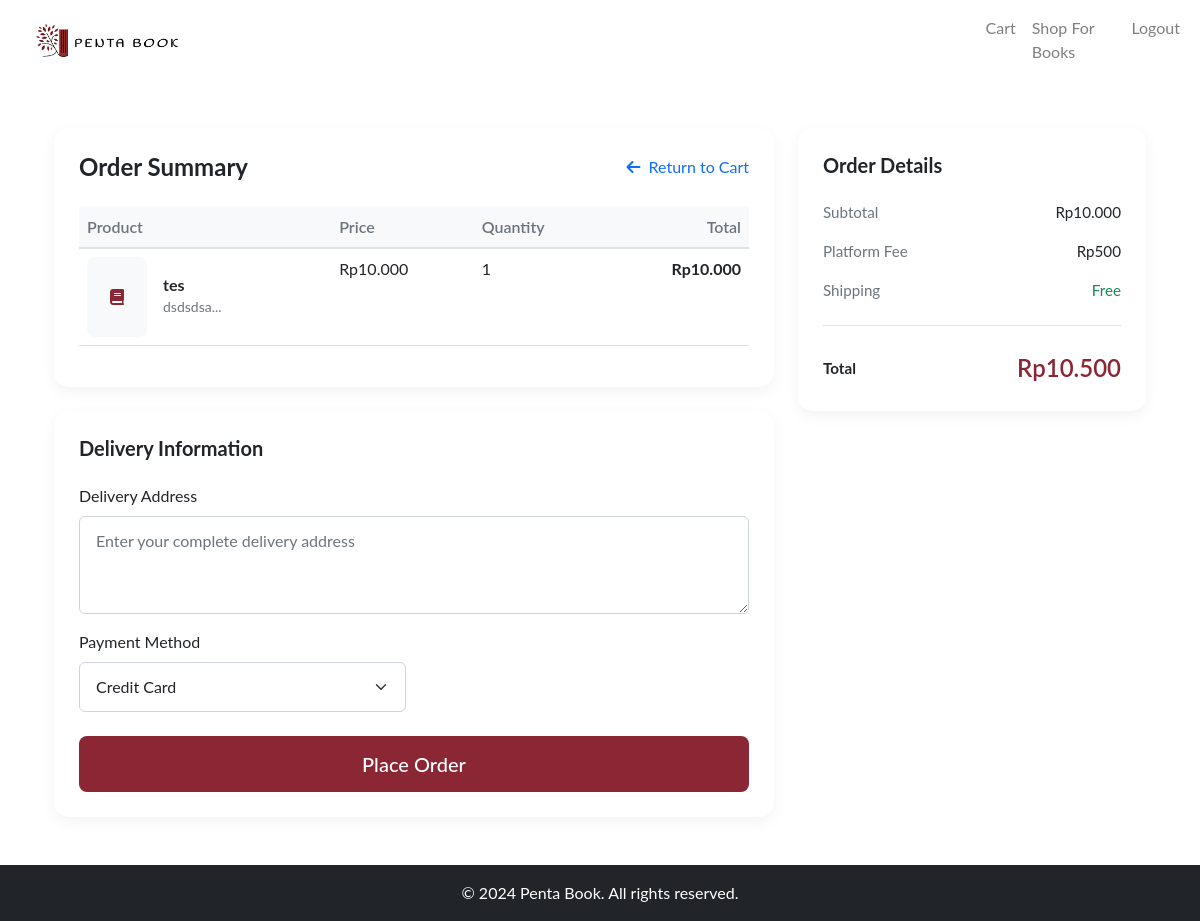
The page /checkout (signed in) on the database its author committed.
### tables this page shows
CREATE TABLE cartitems (
    cart_item_id INTEGER PRIMARY KEY AUTOINCREMENT,
    cart_id INTEGER,
    book_id INTEGER,
    quantity INTEGER NOT NULL,
    FOREIGN KEY (cart_id) REFERENCES cart (cart_id),
    FOREIGN KEY (book_id) REFERENCES books (book_id)
);

CREATE TABLE "books"
(
    book_id     INTEGER
        primary key autoincrement,
    category_id integer
        references categories,
    shop_id     integer
        references shop,
    book_name   TEXT,
    isbn        integer,
    author      TEXT,
    desc        TEXT,
    price       REAL,
    stock       integer,
    img_url     TEXT
);

### app.py (the view, shortened to what this page needs)
@app.route('/checkout', methods=['GET', 'POST'])
def checkout():
    if 'user_id' not in session:
        flash('You need to be logged in to checkout.', 'warning')
        return redirect(url_for('login'))
    try:
        db = get_db()
        user_id = session['user_id']
        cur = db.execute('''
            SELECT b.book_name, b.desc, b.price, c.quantity, b.book_id, sh.shop_id, b.price as individual_price,
                            (c.quantity * b.price) as total_price, sh.shop_email, sh.shop_name, sh.owner_name,
                            c.cart_id
            FROM cartitems c
            JOIN books b ON c.book_id = b.book_id
            JOIN shop sh ON sh.shop_id = b.shop_id
            WHERE c.cart_id = (SELECT cart_id FROM cart WHERE buyer_id = ? AND status = ?)
        ''', (user_id, 'open'))
        cart_items = cur.fetchall()
        if not cart_items:
            flash('Your cart is empty.', 'warning')
            return redirect(url_for('index'))
        cur = db.execute('SELECT method_id, method_name FROM paymentmethods')
        payment_methods = cur.fetchall()
        total = sum(item['price'] * item['quantity'] for item in cart_items)
        platform_fee = total * 0.05
        total_with_fee = total + platform_fee
        return render_template('customer/checkout.html', cart=cart_items, total=total, platform_fee=platform_fee,
                               total_with_fee=total_with_fee, payment_methods=payment_methods,
                               format_currency=format_currency)
    except sqlite3.Error as e:
        app.logger.error('Database error occurred: %s', e)
        flash('An error occurred while processing your request. Please try again.', 'danger')
    except Exception as e:
        app.logger.error('Error occurred: %s', e)
        flash('An unexpected error occurred. Please try again.', 'danger')
    return redirect(url_for('index'))

### app.py (called while the page is built)
def get_db():
    if 'db' not in g:
        g.db = sqlite3.connect(app.config['DATABASE'])
        g.db.row_factory = sqlite3.Row
    return g.db

def format_currency(value):
    if value is None:
        return "Rp0"  # Atau format default lainnya
    return f'Rp{value:,.0f}'.replace(',', '.')

### templates/customer/checkout.html (shortened to what this page needs)
{% extends "customer/base.html" %}
{% block content %}
<div class="container py-4">
    <div class="row">
        <div class="col-lg-8">
            <div class="checkout-card mb-4">
                <div class="d-flex justify-content-between align-items-center mb-4">
                    <h4 class="m-0">Order Summary</h4>
                    <a href="{{ url_for('cart') }}" class="text-decoration-none">
                        <i class="fas fa-arrow-left me-2"></i>Return to Cart
                    </a>
                </div>
                <div class="table-responsive">
                    <table class="table align-middle">
                        <thead class="table-light">
                            <tr>
                                <th>Product</th>
                                <th>Price</th>
                                <th>Quantity</th>
                                <th class="text-end">Total</th>
                            </tr>
                        </thead>
                        <tbody>
                            {% for item in cart %}
                            <tr>
                                <td>
                                    <div class="d-flex align-items-center">
                                        {% if item.img_url %}
                                            <img src="{{ url_for('static', filename='uploads/' + item.img_url) }}"
                                                 alt="{{ item.book_name }}"
                                                 class="checkout-item-image me-3">
                                        {% else %}
                                            <div class="checkout-item-placeholder me-3">
                                                <i class="fas fa-book"></i>
                                            </div>
                                        {% endif %}
                                        <div>
                                            <h6 class="mb-0">{{ item.book_name }}</h6>
                                            <small class="text-muted">{{ item.desc[:50] }}...</small>
                                        </div>
                                    </div>
                                </td>
                                <td>{{ format_currency(item.price) }}</td>
                                <td>{{ item.quantity }}</td>
                                <td class="text-end fw-bold">{{ format_currency(item.price * item.quantity) }}</td>
                            </tr>
                            {% endfor %}
                        </tbody>
                    </table>
                </div>
            </div>
            <div class="checkout-card">
                <h5 class="mb-4">Delivery Information</h5>
                <form method="POST" action="{{ url_for('checkout') }}" class="row g-3">
                    <div class="col-12">
                        <label class="form-label">Delivery Address</label>
                        <textarea id="address" name="address" class="form-control" rows="3" required
                                  placeholder="Enter your complete delivery address"></textarea>
                    </div>
                    <div class="col-md-6">
                        <label class="form-label">Payment Method</label>
                        <select id="payment_method" name="payment_method" class="form-select" required>
                            {% for method in payment_methods %}
                            <option value="{{ method.method_id }}">{{ method.method_name }}</option>
                            {% endfor %}
                        </select>
                    </div>
                    <div class="col-12 mt-4">
                        <button type="submit" class="btn btn-burgundy btn-lg w-100">
                            Place Order
                        </button>
                    </div>
                </form>
            </div>
        </div>
        <div class="col-lg-4">
            <div class="checkout-card order-summary">
                <h5 class="mb-4">Order Details</h5>
                <div class="summary-item d-flex justify-content-between mb-3">
                    <span class="text-muted">Subtotal</span>
                    <span>{{ format_currency(total) }}</span>
                </div>
                <div class="summary-item d-flex justify-content-between mb-3">
                    <span class="text-muted">Platform Fee</span>
                    <span>{{ format_currency(platform_fee) }}</span>
                </div>
                <div class="summary-item d-flex justify-content-between mb-3">
                    <span class="text-muted">Shipping</span>
                    <span class="text-success">Free</span>
                </div>
                <div class="divider my-4"></div>
                <div class="summary-item d-flex justify-content-between align-items-center">
                    <span class="fw-bold">Total</span>
                    <span class="total-amount">{{ format_currency(total_with_fee) }}</span>
                </div>
            </div>
        </div>
    </div>
</div>
{% endblock %}

### templates/customer/checkout.html (style rules this page uses)
.checkout-card { background: white; border-radius: 15px; padding: 25px; box-shadow: 0 5px 15px rgba(0,0,0,0.05); }
.checkout-item-placeholder { width: 60px; height: 80px; background: #f8f9fa; border-radius: 8px; display: flex; align-items: center; justify-content: center; color: #8B2635; }
.order-summary { position: sticky; top: 20px; }
.divider { height: 1px; background: #dee2e6; }
.total-amount { font-size: 1.5rem; font-weight: 600; color: #8B2635; }
.btn-burgundy { background: #8B2635; color: white; padding: 12px 20px; border-radius: 8px; font-weight: 500; transition: all 0.2s; }
.table th { color: #6c757d; font-weight: 600; border-bottom: 2px solid #dee2e6; }
.table td { border-bottom: 1px solid #dee2e6; }
.summary-item { font-size: 0.95rem; }

### rows shown on the page
cartitems: book_name "tes", desc "dsdsdsa", quantity "1"
books: price "Rp10.000", format_currency(item.price*item.quantity) "Rp10.000"

### other values the page prints
form field payment_method "Credit Card"
